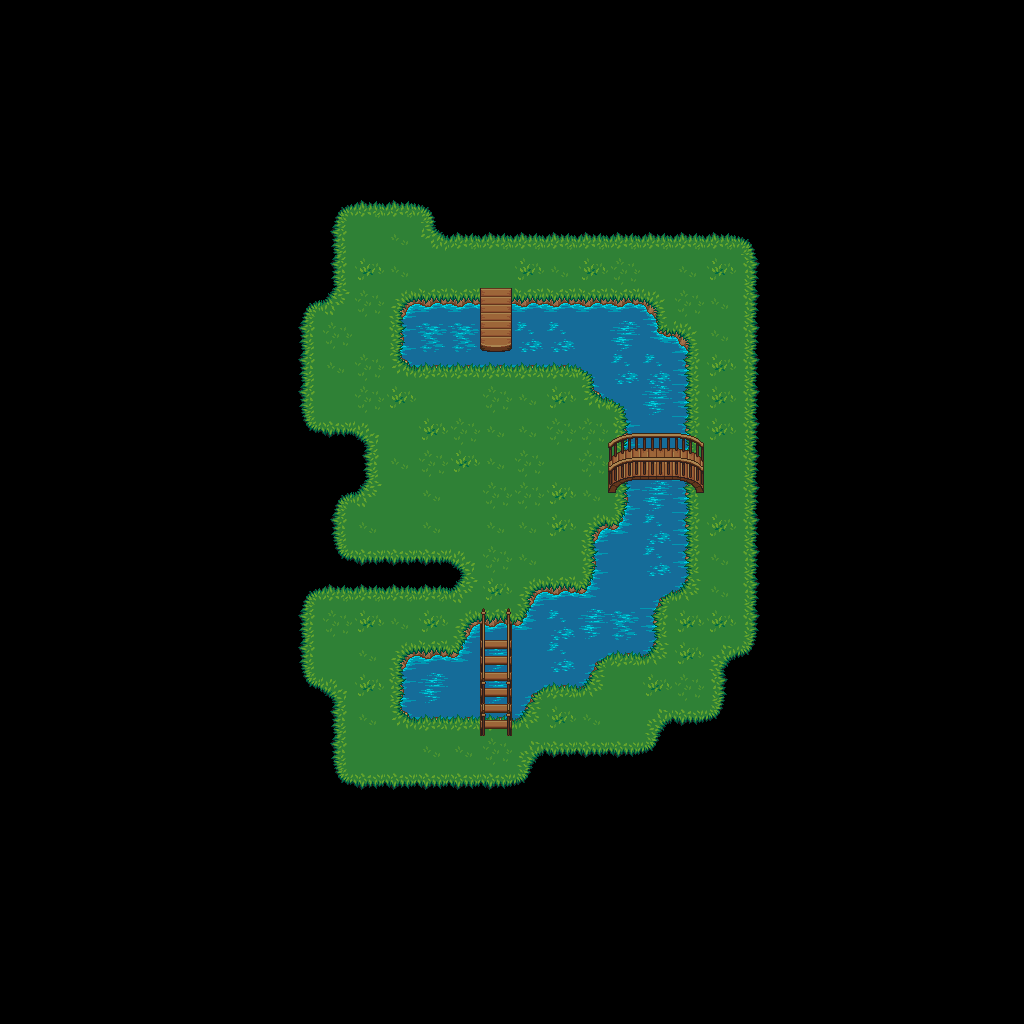

A 2D game scene composited from a Tiled map and its tileset images. What follows is a short description and the map's XML, with each tile layer's data collapsed to a summary:
An orthogonal 32x32 tile map with 32x32 px tiles, 2 tile layers (Tile Layer 1, Tile Layer 2), 4 tilesets.

<map version="1.0" orientation="orthogonal" renderorder="left-down" width="32" height="32" tilewidth="32" tileheight="32" nextobjectid="1">
 <tileset firstgid="1" name="grass" tilewidth="32" tileheight="32" tilecount="18" columns="3">
  <image source="tiles/grass.png" width="96" height="192" />
  <terraintypes>
   <terrain name="grass" tile="10" />
  </terraintypes>
  <tile id="1" terrain="0,0,0," />
  <tile id="2" terrain="0,0,,0" />
  <tile id="4" terrain="0,,0,0" />
  <tile id="5" terrain=",0,0,0" />
  <tile id="6" terrain=",,,0" />
  <tile id="7" terrain=",,0,0" />
  <tile id="8" terrain=",,0," />
  <tile id="9" terrain=",0,,0" />
  <tile id="10" terrain="0,0,0,0" />
  <tile id="11" terrain="0,,0," />
  <tile id="12" terrain=",0,," />
  <tile id="13" terrain="0,0,," />
  <tile id="14" terrain="0,,," />
  <tile id="15" terrain="0,0,0,0" />
  <tile id="16" terrain="0,0,0,0" />
  <tile id="17" terrain="0,0,0,0" />
 </tileset>
 <tileset firstgid="19" name="watergrass" tilewidth="32" tileheight="32" tilecount="18" columns="3">
  <image source="tiles/watergrass.png" width="96" height="192" />
  <terraintypes>
   <terrain name="water-grass" tile="10" />
  </terraintypes>
  <tile id="1" terrain="0,0,0," />
  <tile id="2" terrain="0,0,,0" />
  <tile id="4" terrain="0,,0,0" />
  <tile id="5" terrain=",0,0,0" />
  <tile id="6" terrain=",,,0" />
  <tile id="7" terrain=",,0,0" />
  <tile id="8" terrain=",,0," />
  <tile id="9" terrain=",0,,0" />
  <tile id="10" terrain="0,0,0,0" />
  <tile id="11" terrain="0,,0," />
  <tile id="12" terrain=",0,," />
  <tile id="13" terrain="0,0,," />
  <tile id="14" terrain="0,,," />
  <tile id="15" terrain="0,0,0,0" />
  <tile id="16" terrain="0,0,0,0" />
  <tile id="17" terrain="0,0,0,0" />
 </tileset>
 <tileset firstgid="37" name="signs" tilewidth="32" tileheight="32" tilecount="6" columns="3">
  <image source="tiles/signs.png" width="96" height="64" />
 </tileset>
 <tileset firstgid="43" name="bridges" tilewidth="32" tileheight="32" tilecount="42" columns="6">
  <image source="tiles/bridges.png" width="192" height="224" />
 </tileset>
 <layer name="Tile Layer 1" width="32" height="32">
  <data>[1024 cells, 252 non-empty, 32 distinct tile ids]</data>
 </layer>
 <layer name="Tile Layer 2" width="32" height="32">
  <data>[1024 cells, 15 non-empty, 14 distinct tile ids]</data>
 </layer>
</map>
